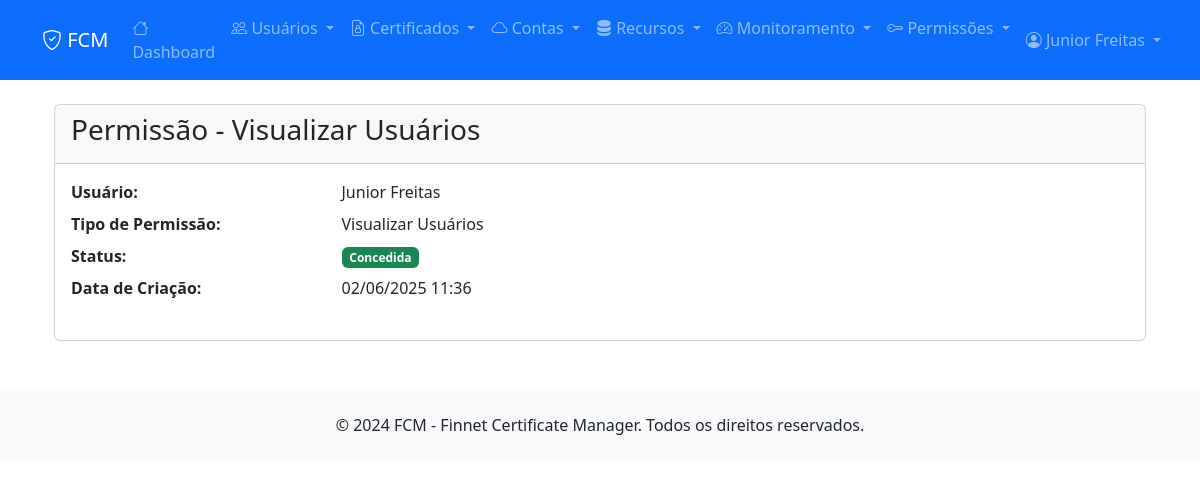
The page /permissions/permissions/eb65ed56-acf9-4647-a263-cd1e693296ce/ (signed in) on the database its author committed.
### apps/users/models.py (models this page shows, shortened)
class User(AbstractUser):
    STATUS_CHOICES = [
        (0, 'Ativo'),
        (1, 'Inativo'),
    ]
    id = models.CharField(max_length=255, primary_key=True)
    nome = models.CharField(max_length=255, verbose_name='Nome')
    email = models.EmailField(unique=True, verbose_name='Email')
    status = models.IntegerField(choices=STATUS_CHOICES, default=0, verbose_name='Status')
    data_cad = models.DateTimeField(default=timezone.now, verbose_name='Data de Cadastro')
    usu_cad = models.CharField(max_length=255, verbose_name='Usuário de Cadastro', blank=True)
    data_atu = models.DateTimeField(null=True, blank=True, verbose_name='Data de Atualização')
    usu_atu = models.CharField(max_length=255, null=True, blank=True, verbose_name='Usuário de Atualização')
    username = None
    first_name = None
    last_name = None
    USERNAME_FIELD = 'email'
    REQUIRED_FIELDS = ['nome']
    objects = UserManager()
    class Meta:
        db_table = 'users'
        verbose_name = 'Usuário'
        verbose_name_plural = 'Usuários'

### apps/permissions/models.py (models this page shows, shortened)
class Permission(models.Model):
    PERMISSION_CHOICES = [
        ('users_create', 'Criar Usuários'),
        ('users_edit', 'Editar Usuários'),
        ('users_delete', 'Excluir Usuários'),
        ('users_view', 'Visualizar Usuários'),
        ('certificates_create', 'Criar Certificados'),
        ('certificates_edit', 'Editar Certificados'),
        ('certificates_delete', 'Excluir Certificados'),
        ('certificates_view', 'Visualizar Certificados'),
        ('accounts_create', 'Criar Contas'),
        ('accounts_edit', 'Editar Contas'),
        ('accounts_delete', 'Excluir Contas'),
        ('accounts_view', 'Visualizar Contas'),
        ('resources_create', 'Criar Recursos'),
        ('resources_edit', 'Editar Recursos'),
        ('resources_delete', 'Excluir Recursos'),
        ('resources_view', 'Visualizar Recursos'),
        ('permissions_create', 'Criar Permissões'),
        ('permissions_edit', 'Editar Permissões'),
        ('permissions_delete', 'Excluir Permissões'),
        ('permissions_view', 'Visualizar Permissões'),
    ]
    id = models.CharField(max_length=255, primary_key=True)
    user = models.ForeignKey(User, on_delete=models.CASCADE, verbose_name='Usuário')
    permission_type = models.CharField(max_length=50, choices=PERMISSION_CHOICES, verbose_name='Tipo de Permissão')
    granted = models.BooleanField(default=True, verbose_name='Concedida')
    data_cad = models.DateTimeField(default=timezone.now, verbose_name='Data de Cadastro')
    usu_cad = models.CharField(max_length=255, verbose_name='Usuário de Cadastro')
    data_atu = models.DateTimeField(null=True, blank=True, verbose_name='Data de Atualização')
    usu_atu = models.CharField(max_length=255, null=True, blank=True, verbose_name='Usuário de Atualização')
    class Meta:
        db_table = 'permissions'
        verbose_name = 'Permissão'
        verbose_name_plural = 'Permissões'
        unique_together = ['user', 'permission_type']
        ordering = ['user__nome', 'permission_type']

### apps/permissions/views.py (the view)
# urls.py: path('permissions/<str:permission_id>/', views.permission_detail, name='permission_detail'),
@login_required
def permission_detail(request, permission_id):
    permission = get_object_or_404(Permission, id=permission_id)
    context = {
        'permission': permission,
        'title': f'Permissão - {permission.get_permission_type_display()}'
    }
    return render(request, 'permissions/permission_detail.html', context)

### templates/permissions/permission_detail.html (shortened to what this page needs)
{% extends 'base.html' %}
{% block content %}
<div class="container-fluid">
    <div class="row">
        <div class="col-12">
            <div class="card">
                <div class="card-header">
                    <h3 class="card-title">{{ title }}</h3>
                </div>
                <div class="card-body">
                    <dl class="row">
                        <dt class="col-sm-3">Usuário:</dt>
                        <dd class="col-sm-9">{{ permission.user.nome }}</dd>
                        <dt class="col-sm-3">Tipo de Permissão:</dt>
                        <dd class="col-sm-9">{{ permission.get_permission_type_display }}</dd>
                        <dt class="col-sm-3">Status:</dt>
                        <dd class="col-sm-9">
                            {% if permission.granted %}
                                <span class="badge bg-success">Concedida</span>
                            {% else %}
                                <span class="badge bg-danger">Negada</span>
                            {% endif %}
                        </dd>
                        <dt class="col-sm-3">Data de Criação:</dt>
                        <dd class="col-sm-9">{{ permission.data_cad|date:"d/m/Y H:i" }}</dd>
                    </dl>
                </div>
            </div>
        </div>
    </div>
</div>
{% endblock %}

### templates/base.html (shortened to what this page needs)
<!DOCTYPE html>
<html lang="pt-br">
<head>
    <link href="https://cdn.jsdelivr.net/npm/bootstrap@5.3.0/dist/css/bootstrap.min.css" rel="stylesheet">
    <link href="https://cdn.jsdelivr.net/npm/bootstrap-icons@1.10.0/font/bootstrap-icons.css" rel="stylesheet">
    <link href="https://cdnjs.cloudflare.com/ajax/libs/font-awesome/6.4.0/css/all.min.css" rel="stylesheet">
</head>
<body>
    <nav class="navbar navbar-expand-lg navbar-dark bg-primary">
        <div class="container">
            <a class="navbar-brand" href="{% url 'dashboard' %}">
                <i class="bi bi-shield-check"></i> FCM
            </a>
            <div class="collapse navbar-collapse" id="navbarNav">
                <ul class="navbar-nav me-auto">
                    <li class="nav-item">
                        <a class="nav-link" href="{% url 'dashboard' %}">
                            <i class="bi bi-house"></i> Dashboard
                        </a>
                    </li>
                    <li class="nav-item dropdown">
                        <a class="nav-link dropdown-toggle" href="#" role="button" data-bs-toggle="dropdown">
                            <i class="bi bi-people"></i> Usuários
                        </a>
                    </li>
                    <li class="nav-item dropdown">
                        <a class="nav-link dropdown-toggle" href="#" role="button" data-bs-toggle="dropdown">
                            <i class="bi bi-file-earmark-lock"></i> Certificados
                        </a>
                    </li>
                    <li class="nav-item dropdown">
                        <a class="nav-link dropdown-toggle" href="#" role="button" data-bs-toggle="dropdown">
                            <i class="bi bi-cloud"></i> Contas
                        </a>
                    </li>
                    <li class="nav-item dropdown">
                        <a class="nav-link dropdown-toggle" href="#" role="button" data-bs-toggle="dropdown">
                            <i class="bi bi-server"></i> Recursos
                        </a>
                    </li>
                    <li class="nav-item dropdown">
                        <a class="nav-link dropdown-toggle" href="#" role="button" data-bs-toggle="dropdown">
                            <i class="bi bi-speedometer2"></i> Monitoramento
                        </a>
                    </li>
                    <li class="nav-item dropdown">
                        <a class="nav-link dropdown-toggle" href="#" role="button" data-bs-toggle="dropdown">
                            <i class="bi bi-key"></i> Permissões
                        </a>
                    </li>
                </ul>
                <ul class="navbar-nav">
                    {% if user.is_authenticated %}
                        <li class="nav-item dropdown">
                            <a class="nav-link dropdown-toggle" href="#" role="button" data-bs-toggle="dropdown">
                                <i class="bi bi-person-circle"></i> {{ user.nome|default:user.email }}
                            </a>
                        </li>
                    {% else %}
                        <li class="nav-item">
                            <a class="nav-link" href="{% url 'login' %}">
                                <i class="bi bi-box-arrow-in-right"></i> Entrar
                            </a>
                        </li>
                    {% endif %}
                </ul>
            </div>
        </div>
    </nav>
    <main class="container my-4">
        {% block content %}{% endblock %}
    </main>
    <footer class="bg-light py-4 mt-5">
        <div class="container text-center">
            <p class="mb-0">&copy; 2024 FCM - Finnet Certificate Manager. Todos os direitos reservados.</p>
        </div>
    </footer>
</body>
</html>

### rows shown on the page
User: nome "Junior Freitas"
Permission: user.nome "Junior Freitas", permission_type "Visualizar Usuários", data_cad "02/06/2025 11:36"

### other values the page prints
{{ title }} "Permissão - Visualizar Usuários"
